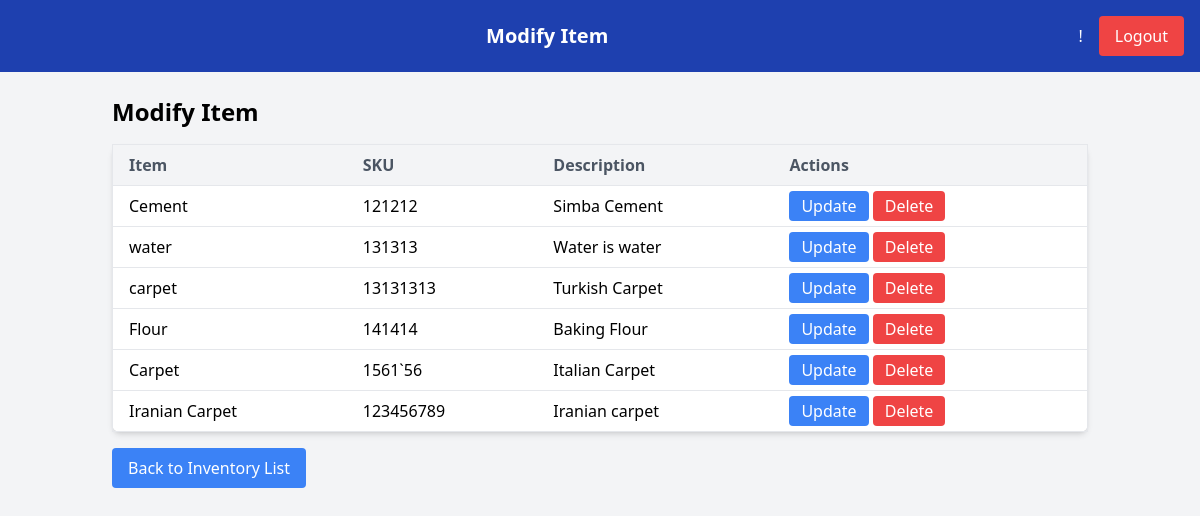
Screenshot of /inventory/modify_item/ with the database file from the repository.
### inventory/models.py (models this page shows, shortened)
class Item(models.Model):
    name = models.CharField(max_length=100)
    sku = models.CharField(max_length=100, unique=True)
    description = models.TextField(default="No description provided")

### inventory/views.py (the view)
# urls.py: path('modify_item/', views.modify_item, name='modify_item'),  # Add this line
def modify_item(request):
    items = Item.objects.all()
    return render(request, 'inventory/modify_item.html', {'items': items})

### templates/inventory/modify_item.html (shortened to what this page needs)
<!DOCTYPE html>
<html lang="en">
<head>
    {% load static tailwind_tags %}
    <link href="https://cdn.jsdelivr.net/npm/tailwindcss@2.2.19/dist/tailwind.min.css" rel="stylesheet">
    {% tailwind_css %}
</head>
<body class="bg-gray-100 font-sans">
    <div id="header" class="bg-blue-800 text-white p-4 flex items-center justify-between">
        <h1 class="text-xl font-semibold text-center flex-grow">Modify Item</h1>
        <div id="user-info" class="flex items-center space-x-4">
            <span>{{ user.username }}!</span>
            <a href="{% url 'logout' %}" class="bg-red-500 hover:bg-red-600 text-white py-2 px-4 rounded">Logout</a>
        </div>
    </div>
    <div class="container mx-auto p-6">
        <h2 class="text-2xl font-semibold mb-4">Modify Item</h2>
        <table class="min-w-full bg-white border border-gray-200 rounded-lg shadow-md">
            <thead>
                <tr class="bg-gray-100 border-b">
                    <th class="py-2 px-4 text-left text-gray-600">Item</th>
                    <th class="py-2 px-4 text-left text-gray-600">SKU</th>
                    <th class="py-2 px-4 text-left text-gray-600">Description</th>
                    <th class="py-2 px-4 text-left text-gray-600">Actions</th>
                </tr>
            </thead>
            <tbody>
                {% for item in items %}
                <tr class="border-b hover:bg-gray-50">
                    <td class="py-2 px-4">{{ item.name }}</td>
                    <td class="py-2 px-4">{{ item.sku }}</td>
                    <td class="py-2 px-4">{{ item.description }}</td>
                    <td class="py-2 px-4">
                        <a href="{% url 'item_update' item.pk %}" class="bg-blue-500 hover:bg-blue-600 text-white py-1 px-3 rounded">Update</a>
                        <a href="{% url 'item_delete' item.pk %}" class="bg-red-500 hover:bg-red-600 text-white py-1 px-3 rounded">Delete</a>
                    </td>
                </tr>
                {% endfor %}
            </tbody>
        </table>
        <div class="mt-4 flex space-x-4">
            <a href="{% url 'inventory_list' %}" class="bg-blue-500 hover:bg-blue-600 text-white py-2 px-4 rounded">Back to Inventory List</a>
        </div>
    </div>
</body>
</html>

### rows the page displays
Item: name "Cement", sku "121212", description "Simba Cement"
Item: name "water", sku "131313", description "Water is water"
Item: name "carpet", sku "13131313", description "Turkish Carpet"
Item: name "Flour", sku "141414", description "Baking Flour"
Item: name "Carpet", sku "1561`56", description "Italian Carpet"
Item: name "Iranian Carpet", sku "123456789", description "Iranian carpet"
